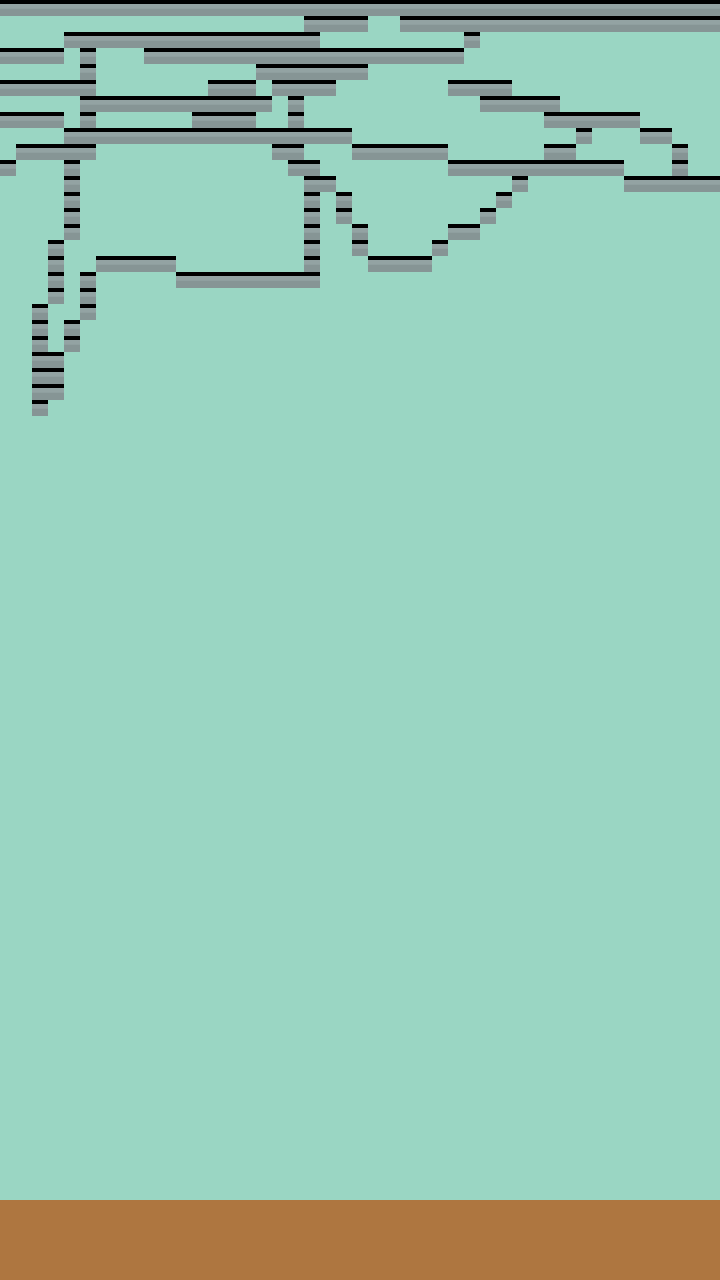

Rendered tile map (Tiled .tmx) drawn with the repository's tilesets; below, a short description and the map source with its tile grids summarised:
An orthogonal 45x80 tile map with 16x16 px tiles, 1 tile layer (Tilelaag 1) and 1 object.

<map version="1.0" orientation="orthogonal" renderorder="right-down" width="45" height="80" tilewidth="16" tileheight="16" nextobjectid="2">
 <tileset firstgid="1" name="spritesheet_complete" tilewidth="16" tileheight="16" spacing="2" margin="1" tilecount="25651" columns="227">
  <image source="spritesheet_complete.png" width="4096" height="2048" />
 </tileset>
 <layer name="Tilelaag 1" width="45" height="80">
  <data>[3600 cells, 3600 non-empty, 3 distinct tile ids]</data>
 </layer>
 <objectgroup name="grond">
  <object id="1" x="0" y="1200" width="720" height="80" />
 </objectgroup>
</map>
